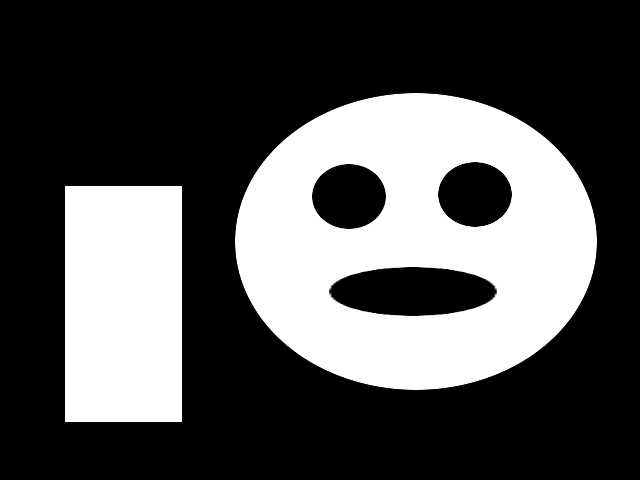
#> input picture 21-2 산업 컴퓨터비젼 실제/실습/data/BnW.png, 640 x 480 px, found by its file name
$ jupyter execute 20211006_01.ipynb
#> lines starting #> are read from the running program, lines starting #| are printed output that depends on the picture; after the words box and inside, x2 and y2 are one past the last pixel; in counts of white or black regions, pixels touching at a corner belong together
<a href="https://colab.research.google.com/github/Yunkoo-GIT/Programming/blob/main/20211006_01.ipynb" target="_parent"></a>

[cell 1]
import cv2
import numpy as np
import matplotlib.pyplot as plt

image = cv2.imread('../data/BnW.png', 0)
#> image is the input picture: shape (480, 640); min 0, max 255, mean 81.4

contours, hierarchy = cv2.findContours(image, cv2.RETR_CCOMP, cv2.CHAIN_APPROX_SIMPLE)
#> contours = 5 contours; box (x1, y1, x2, y2) and area: (235, 93, 597, 390) 84420, (65, 186, 182, 422) 27260, (331, 267, 495, 316) 6252, (312, 164, 386, 229) 3750, (438, 162, 512, 227) 3750

image_external = np.zeros(image.shape, image.dtype)
for i in range(len(contours)):
    if hierarchy[0][i][3] == -1:
        cv2.drawContours(image_external, contours, i, 255, -1)
#> this loop made 5 passes
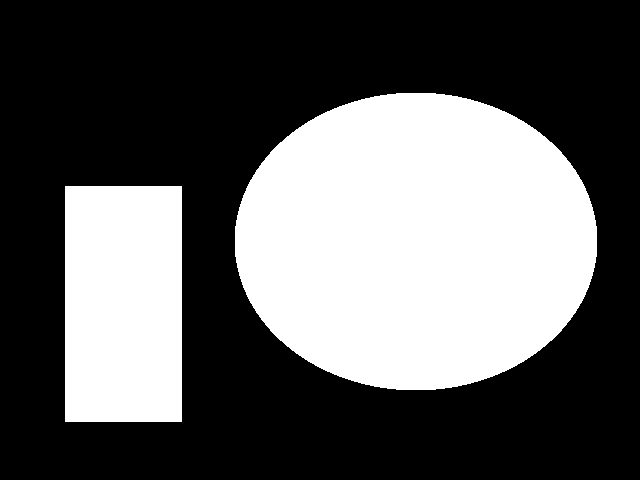
#> image_external: shape (480, 640); 36.6% white; 2 white regions, box (x1, y1, x2, y2) and area: (235, 93, 597, 390) 84890, (65, 186, 182, 422) 27612

image_internal = np.zeros(image.shape, image.dtype)
for i in range(len(contours)):
    if hierarchy[0][i][3] != -1:
        cv2.drawContours(image_internal, contours, i, 255, -1)
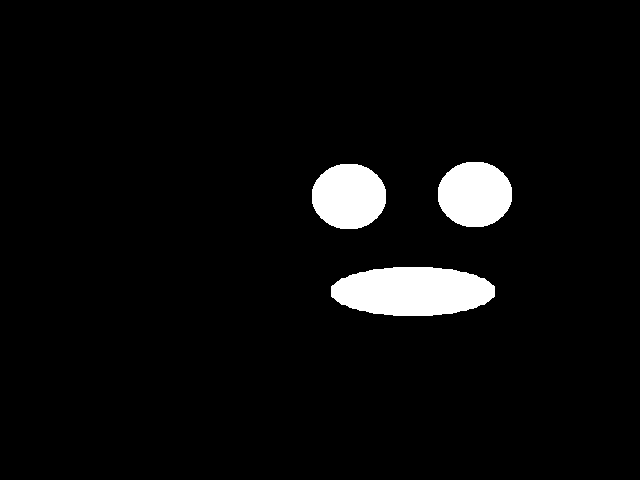
#> image_internal: shape (480, 640); 4.6% white; 3 white regions, box (x1, y1, x2, y2) and area: (331, 267, 495, 316) 6432, (438, 162, 512, 227) 3850, (312, 164, 386, 229) 3850

plt.figure(figsize=(10,3))
plt.subplot(131)
plt.axis('off')
plt.title('original')
plt.imshow(image, cmap='gray')
plt.subplot(132)
plt.axis('off')
plt.title('external')
plt.imshow(image_external, cmap='gray')
plt.subplot(133)
plt.axis('off')
plt.title('internal')
plt.imshow(image_internal, cmap='gray')
plt.tight_layout()
plt.show()
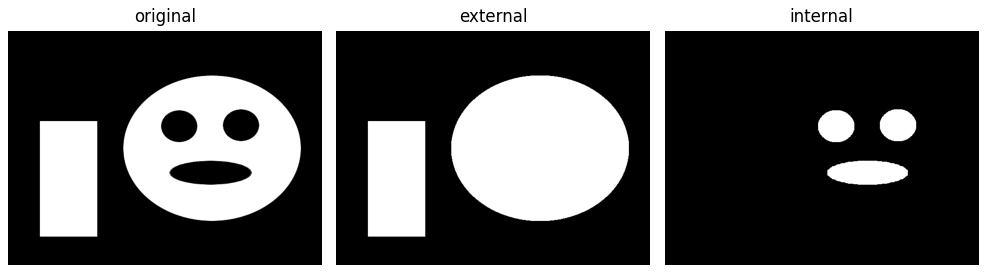
#> figure drawn by matplotlib, 3 panels
